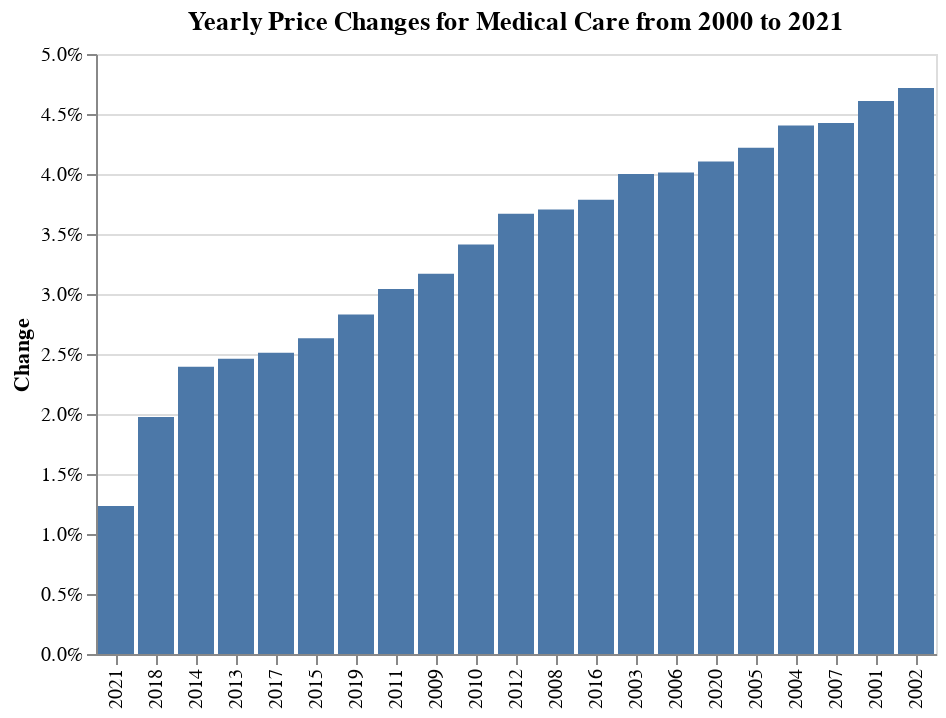

Notebook cell for this chart:
### Markdown cell above
### Hypothesis: Medical care inflation was more rapid from 2019-2021 than at any other two-year period from 2000-2021, possibly due to the COVID-19 pandemic.

### Code cell
# We only need to look at the medical care category.
df = df[df['Category'] == 'Medical care']

# Build new dataframe showing year-over-year changes after reindexing by data and grouping by category.
df_y = df.set_index('date').resample('Y').mean().pct_change()
df_y.reset_index(inplace=True)
df_y['year'] = pd.DatetimeIndex(df_y['date']).year

# First chart - bar chart of yearly inflation rates.
alt.Chart(pd.DataFrame(df_y).dropna(),title='Yearly Price Changes for Medical Care from 2000 to 2021').mark_bar().encode(
    x = alt.X('year:O', title=None, sort='y'),
    y = alt.Y('value', title='Change', axis=alt.Axis(format='%'))
)

### Figure 1 — Vega-Lite specification as saved in the notebook (floating-point values rounded to 4 significant figures)
{"config": {"view": {"continuousWidth": 400, "continuousHeight": 300}}, "data": {"name": "data-f6cbff177e0471c9f6974ad97e79d692"}, "mark": "bar", "encoding": {"x": {"field": "year", "sort": "y", "title": null, "type": "ordinal"}, "y": {"axis": {"format": "%"}, "field": "value", "title": "Change", "type": "quantitative"}}, "title": "Yearly Price Changes for Medical Care from 2000 to 2021", "$schema": "https://vega.github.io/schema/vega-lite/v4.17.0.json", "datasets": {"data-f6cbff177e0471c9f6974ad97e79d692": [{"date": "2001-12-31T00:00:00", "value": 0.04609, "year": 2001}, {"date": "2002-12-31T00:00:00", "value": 0.04717, "year": 2002}, {"date": "2003-12-31T00:00:00", "value": 0.04, "year": 2003}, {"date": "2004-12-31T00:00:00", "value": 0.04404, "year": 2004}, {"date": "2005-12-31T00:00:00", "value": 0.04219, "year": 2005}, {"date": "2006-12-31T00:00:00", "value": 0.04012, "year": 2006}, {"date": "2007-12-31T00:00:00", "value": 0.04424, "year": 2007}, {"date": "2008-12-31T00:00:00", "value": 0.03705, "year": 2008}, {"date": "2009-12-31T00:00:00", "value": 0.03169, "year": 2009}, {"date": "2010-12-31T00:00:00", "value": 0.03412, "year": 2010}, {"date": "2011-12-31T00:00:00", "value": 0.03043, "year": 2011}, {"date": "2012-12-31T00:00:00", "value": 0.03668, "year": 2012}, {"date": "2013-12-31T00:00:00", "value": 0.0246, "year": 2013}, {"date": "2014-12-31T00:00:00", "value": 0.02393, "year": 2014}, {"date": "2015-12-31T00:00:00", "value": 0.02632, "year": 2015}, {"date": "2016-12-31T00:00:00", "value": 0.03786, "year": 2016}, {"date": "2017-12-31T00:00:00", "value": 0.0251, "year": 2017}, {"date": "2018-12-31T00:00:00", "value": 0.01975, "year": 2018}, {"date": "2019-12-31T00:00:00", "value": 0.02829, "year": 2019}, {"date": "2020-12-31T00:00:00", "value": 0.04105, "year": 2020}, {"date": "2021-12-31T00:00:00", "value": 0.01234, "year": 2021}]}}
